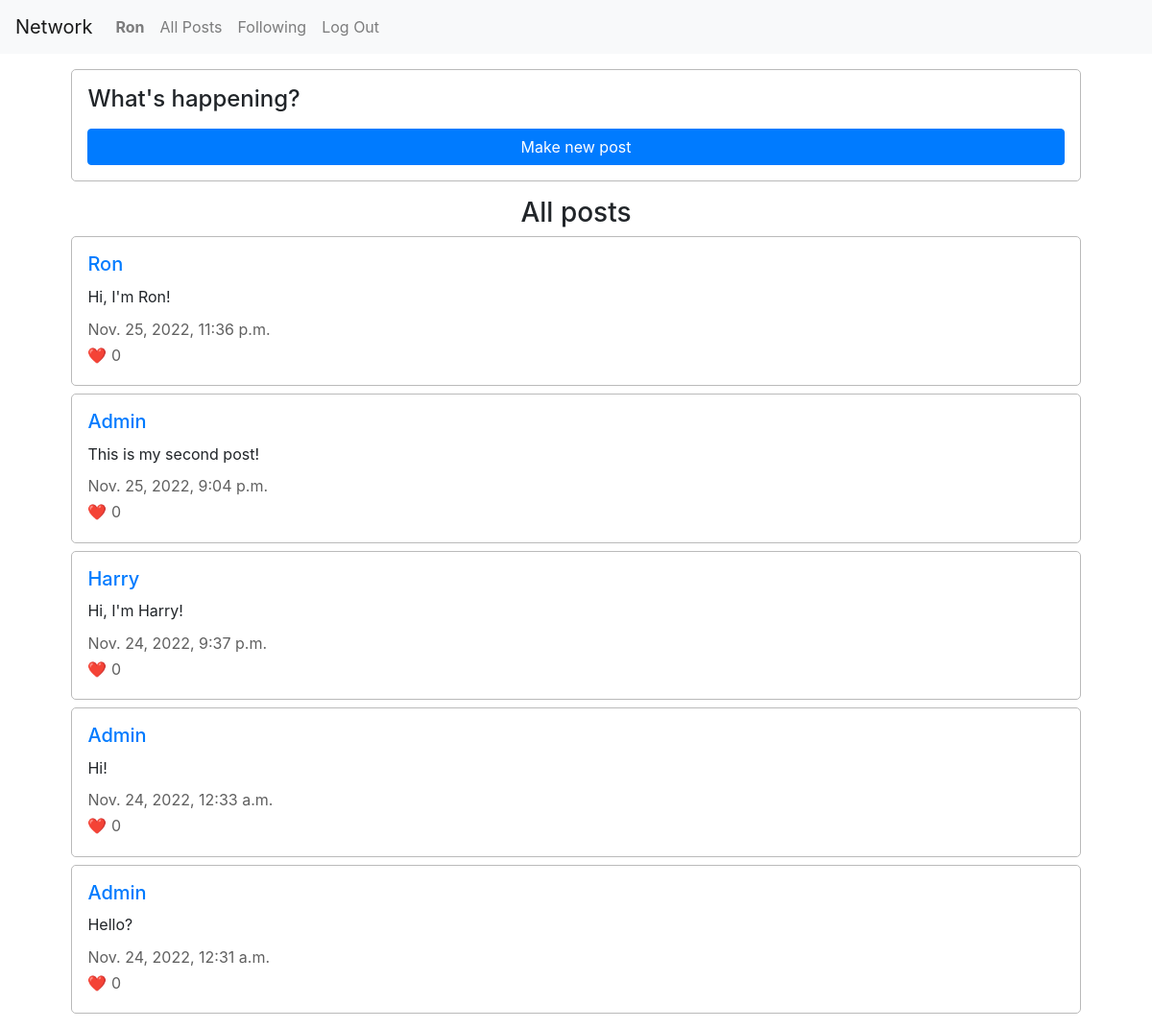
Screenshot of / (signed in) with the database file from the repository.
### network/models.py (models this page shows, shortened)
class User(AbstractUser):
    pass

class Post(models.Model):
    user = models.ForeignKey("User", on_delete=models.CASCADE, related_name ="posts")
    content = models.TextField(max_length=255)
    timestamp = models.DateTimeField(auto_now_add=True)
    likes = models.ManyToManyField("User", blank=True, related_name="liked")

### network/views.py (the view)
# urls.py: path("", views.index, name="index"),
def index(request):
    posts = Post.objects.all().order_by('timestamp').reverse()
    return render(request, "network/index.html", {
        "posts": posts,
    })

### network/templates/network/index.html (shortened to what this page needs)
{% extends "network/layout.html" %}
{% load static %}
{% block body %}
    {% if user.is_authenticated %}
        <div class="compose-section">
            <form action={% url 'compose' %} method = "GET">
                <h4>What's happening?</h4>
                <input type="submit" value="Make new post" class="btn btn-primary btn-block"></input>
            </form>
        </div>
    {% endif %}
    <div class="all-posts">
        <h3>All posts</h3>
        {% for post in posts %}
            <div class="section">
                <h5><a href="{% url 'user' post.user %}">{{ post.user }}</a></h5>
                <p class="post-content">{{ post.content }}</p>
                <p class="grey">{{ post.timestamp }}</p>
                <p class="grey">&#10084;&#65039; {{ post.likes.all.count }}</p>
            </div>
        {% endfor %}
    </div>
{% endblock %}

### network/templates/network/layout.html (shortened to what this page needs)
{% load static %}
<!DOCTYPE html>
<html lang="en">
    <head>
        <link rel="stylesheet" href="https://stackpath.bootstrapcdn.com/bootstrap/4.4.1/css/bootstrap.min.css">
        <link href="{% static 'network/styles.css' %}" rel="stylesheet">
    </head>
    <body>
        <nav class="navbar navbar-expand-lg navbar-light bg-light">
            <a class="navbar-brand" href="#">Network</a>
            <div class="collapse navbar-collapse" id="navbarNav">
                <ul class="navbar-nav mr-auto">
                {% if user.is_authenticated %}
                    <li class="nav-item">
                        <a class="nav-link" href="{% url 'user' user.username %}"><strong>{{ user.username }}</strong></a>
                    </li>
                {% endif %}
                <li class="nav-item">
                    <a class="nav-link" href="{% url 'index' %}">All Posts</a>
                </li>
                {% if user.is_authenticated %}
                    <li class="nav-item">
                        <a class="nav-link" href="{% url 'following' %}">Following</a>
                    </li>
                    <li class="nav-item">
                        <a class="nav-link" href="{% url 'logout' %}">Log Out</a>
                    </li>
                {% endif %}
                </ul>
            </div>
        </nav>
        <div class="body">
            {% block body %}
            {% endblock %}
        </div>
    </body>
</html>

### network/static/network/styles.css (style rules this page uses)
.body { display: flex; flex-direction: column; justify-content: center; align-items: center; gap: 1rem; margin: 1rem; }
.compose-section { width: 90%; border: 0.2px rgb(186, 186, 186) solid; border-radius: 5px; padding: 1rem; }
.all-posts { width: 100%; display: flex; flex-direction: column; justify-content: center; align-items: center; gap: 0.5rem; }
.section { width: 90%; border: 0.2px rgb(186, 186, 186) solid; border-radius: 5px; padding: 1rem; }
h3 { margin-bottom: 0rem; }
h4 { margin-bottom: 1rem; }
h5 { margin-bottom: 0.6rem; }
p { margin-bottom: 0.2rem; }
.post-content { margin-bottom: 0.6rem; }
.grey { color: rgb(96, 96, 96); }

### rows the page displays
User: username "Ron"
Post: user "Ron", content "Hi, I'm Ron!", timestamp "Nov. 25, 2022, 11:36 p.m.", likes.all.count "0"
Post: user "Admin", content "This is my second post!", timestamp "Nov. 25, 2022, 9:04 p.m.", likes.all.count "0"
Post: user "Harry", content "Hi, I'm Harry!", timestamp "Nov. 24, 2022, 9:37 p.m.", likes.all.count "0"
Post: user "Admin", content "Hi!", timestamp "Nov. 24, 2022, 12:33 a.m.", likes.all.count "0"
Post: user "Admin", content "Hello?", timestamp "Nov. 24, 2022, 12:31 a.m.", likes.all.count "0"
